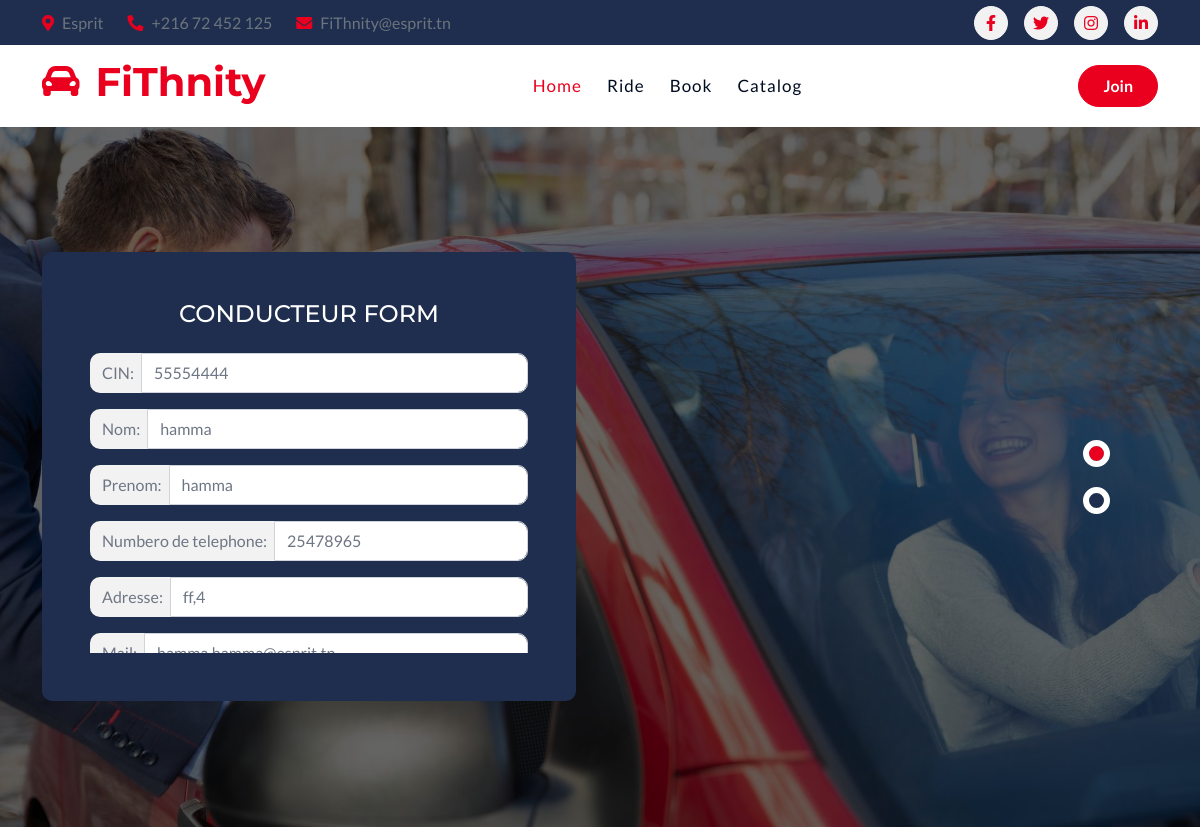
Page /conducteur/update/13 on the committed database.
### userapp/models.py (models this page shows, shortened)
class user (AbstractUser):
    cin= models.CharField(('CIN') , max_length=8 ,validators=[cin_validator])
    nom =  models.CharField(('nom') , max_length=150)
    prenom=models.CharField(('prenom') , max_length=150)
    num_tel=models.CharField(('numbero de telephone') , max_length=8 , validators=[cin_validator])
    adresse= models.CharField(('adresse') , max_length=150 , validators=[validate_address])
    mail= models.CharField(('mail') , max_length=150,validators=[email_validator])
    date_naissance=models.DateField(('date de naissance'),null=True,blank=True)
    username= models.CharField(('username') , max_length=150,unique=True)
    role= models.CharField(('role') , max_length=150)
    photo = models.FileField(upload_to="static/img/users/" , validators=[FileExtensionValidator(allowed_extensions=['png','jpg'] , message="only png and jpg files allowed")],default='test.jpg')
    USERNAME_FIELD = 'username'
    REQUIRED_FIELDS = ['mail']

### conducteurapp/views.py (the view)
# urls.py: path('update/<int:pk>', conducteurupdateview.as_view() , name="conducteur_update"),
class conducteurupdateview(UpdateView):
    model = conducteur
    template_name='conducteur/form.html'
    form_class=upcform
    success_url= reverse_lazy('profile')

### conducteurapp/forms.py (shortened to what this page needs)
class upcform (forms.ModelForm):
    class Meta:
        model = conducteur
        fields = ['cin','nom','prenom','num_tel','adresse','mail','date_naissance','username','photo','role','assurance','vehicule','num_permis']
    date_naissance=forms.DateField(label="Date de naissanace",widget=forms.DateInput(attrs={'type' : 'date'}))
    photo=forms.FileField(label="photo de profil",widget=forms.FileInput(attrs={'type' : 'file'}))
    role=forms.CharField(widget=forms.TextInput(attrs={'readonly' :True,  'value' : 'conducteur'}))
    def __init__(self, *args, **kwargs):
        super(upcform, self).__init__(*args, **kwargs)
        for key, value in self.fields.items():
            value.widget.attrs['class'] = 'form-control'

### template/conducteur/form.html (shortened to what this page needs)
{% include "../nav_def.html" %}
{% load static %}
        <div class="header-carousel">
            <div id="carouselId" class="carousel slide" data-bs-ride="carousel" data-bs-interval="false">
                <ol class="carousel-indicators">
                    <li data-bs-target="#carouselId" data-bs-slide-to="0" class="active" aria-current="true" aria-label="First slide"></li>
                    <li data-bs-target="#carouselId" data-bs-slide-to="1" aria-label="Second slide"></li>
                </ol>
                <div class="carousel-inner" role="listbox">
                    <div class="carousel-item active">
                        <img src="{% static 'img/covoiturage.jpeg' %}" class="img-fluid w-100" alt="First slide"/>
                        <div class="carousel-caption">
                            <div class="container py-4">
                                <div class="row g-5">
                                    <div class="col-lg-6 fadeInLeft animated" data-animation="fadeInLeft" data-delay="1s" style="animation-delay: 1s;">
                                        <div class="bg-secondary rounded p-5 " >
                                            <h4 class="text-white mb-4">CONDUCTEUR FORM</h4>
                                            <form method="post" class="scroll-container" enctype="multipart/form-data">
                                                <div class="row g-3">
                                                    {% for field in form.visible_fields %}
                                                    <div class="col-12">
                                                        <div class="input-group">
                                                            <div class="d-flex align-items-center bg-light text-body rounded-start p-2">
                                                                <span class="ms-1">{{ field.label_tag }}</span>
                                                            </div>
                                                            {{ field }}
                                                        </div>
                                                    </div>
                                                    {% endfor %}
                                                </div>
                                            </form>
                                        </div>
                                    </div>
                                    <div class="col-lg-6 d-none d-lg-flex fadeInRight animated" data-animation="fadeInRight" data-delay="1s" style="animation-delay: 1s;">
                                    </div>
                                </div>
                            </div>
                        </div>
                    </div>
                </div>
            </div>
        </div>

### static/css/style.css (style rules this page uses)
.carousel .carousel-item img { object-fit: cover; }
.carousel .carousel-item, .carousel .carousel-item img { height: 700px; }
.carousel-item .carousel-caption { position: absolute; width: 100%; height: 100%; left: 0; bottom: 0; background: rgba(0, 0, 0, .6); display: flex; align-items: center; }
.carousel .carousel-indicators { left: 75%; top: 50%; margin-right: 25%; transform: translateY(-50%); flex-direction: column; }
.carousel-indicators [data-bs-target] { display: flex; width: 15px; height: 15px; border: 6px solid var(--bs-white); border-radius: 15px; padding: 0; margin-top:10px; margin-bottom:10px; background-color: var(--bs-secondary); opacity: 1; transition: 0.5s; }
.carousel-indicators [data-bs-target].active { background-color: var(--bs-primary); }

### template/conducteur/form.html (style rules this page uses)
.scroll-container { height: 300px; overflow-y: scroll; overflow-x: hidden; }

### rows in the picture
user: visible_fields "55554444" "hamma" "hamma" "25478965" "ff,4" "hamma.hamma@esprit.tn"

### other values in the picture
{{ field.label_tag }} "CIN:" "Nom:" "Prenom:" "Numbero de telephone:" "Adresse:"
